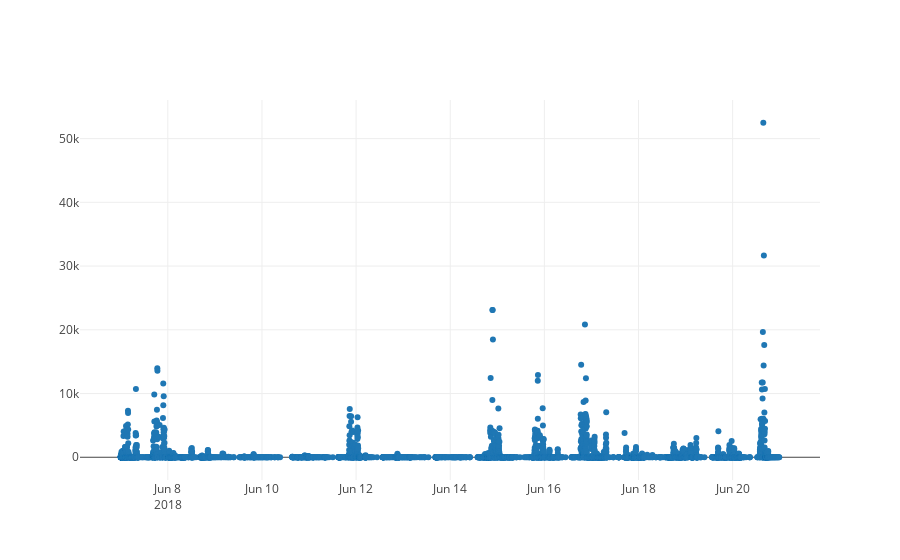

This figure's notebook cell:
### Code cell
iplot(go.Figure([
    go.Scatter(
        x=df.ts,
        y=df.displacement,
        mode='markers'
    ),
    go.Scatter(
        x=df.ts
    )
]))

### Figure 1 — Plotly figure (JSON) as saved in the notebook; plotly's stock layout.template omitted (floating-point values rounded to 4 significant figures; data arrays with more than 128 entries replaced by an {"elided": "..."} marker saying what was removed)
{"data": [{"mode": "markers", "type": "scatter", "uid": "10afbfde-e5fe-11e8-a418-a2153ddd1eab", "x": {"elided": "4906 str values"}, "y": {"elided": "4906 float values"}}], "layout": {}}
